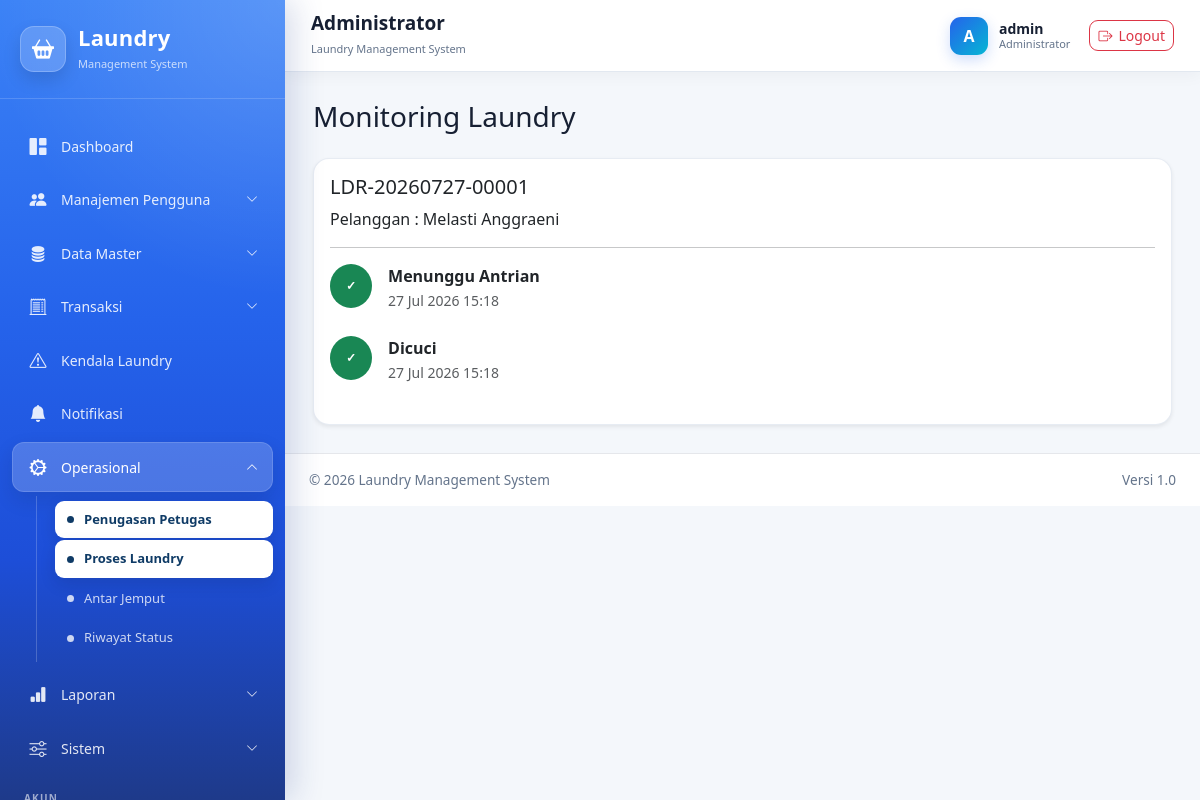
The page /administrator/monitoring/1/ (signed in) on the database its author committed.
### administrator/models.py (models this page shows, shortened)
class User(AbstractUser):
    class Role(models.TextChoices):
        ADMINISTRATOR = "administrator", "Administrator"
        KASIR = "kasir", "Kasir"
        PETUGAS_LAUNDRY = "petugaslaundry", "Petugas Laundry"
        PELANGGAN = "pelanggan", "Pelanggan"
    role = models.CharField(
        max_length=30,
        choices=Role.choices,
        default=Role.PELANGGAN,
        db_index=True,
        verbose_name="Hak akses",
    )
    nomor_hp = models.CharField(
        max_length=20,
        unique=True,
        verbose_name="Nomor HP",
    )
    alamat = models.TextField(
        blank=True,
        verbose_name="Alamat",
    )
    foto = models.ImageField(
        upload_to="pengguna/foto/",
        blank=True,
        null=True,
        verbose_name="Foto",
    )
    is_verified = models.BooleanField(
        default=True,
        db_index=True,
        verbose_name="Terverifikasi",
        help_text="Akun pelanggan langsung aktif setelah registrasi.",
    )
    verified_at = models.DateTimeField(
        blank=True,
        null=True,
        verbose_name="Waktu verifikasi",
    )
    verified_by = models.ForeignKey(
        "self",
        on_delete=models.SET_NULL,
        blank=True,
        null=True,
        related_name="pengguna_diverifikasi",
        verbose_name="Diverifikasi oleh",
    )
    email = models.EmailField(
        unique=True,
        verbose_name="Email",
    )
    class Meta:
        verbose_name = "Pengguna"
        verbose_name_plural = "Data Pengguna"
        ordering = ["username"]
    def verifikasi(self, administrator):
        """
        Memverifikasi akun pelanggan.
        """
        self.is_verified = True
        self.is_active = True
        self.verified_at = timezone.now()
        self.verified_by = administrator
        self.save(
            update_fields=[
                "is_verified",
                "is_active",
                "verified_at",
                "verified_by",
            ]
        )

class TimeStampedModel(models.Model):
    created_at = models.DateTimeField(
        auto_now_add=True,
        verbose_name="Dibuat pada",
    )
    updated_at = models.DateTimeField(
        auto_now=True,
        verbose_name="Diubah pada",
    )
    class Meta:
        abstract = True

class Pesanan(TimeStampedModel):
    class JenisPengantaran(models.TextChoices):
        DATANG_SENDIRI = "datang_sendiri", "Datang Sendiri"
        JEMPUT = "jemput", "Dijemput"
        ANTAR = "antar", "Diantar"
        ANTAR_JEMPUT = "antar_jemput", "Antar dan Jemput"
    class CaraBarangMasuk(models.TextChoices):
        DIANTAR_KE_OUTLET = (
            "diantar_ke_outlet",
            "Diantar ke Outlet",
        )
        DIJEMPUT = (
            "dijemput",
            "Dijemput ke Alamat Pelanggan",
        )
    class CaraBarangKeluar(models.TextChoices):
        DIAMBIL_SENDIRI = (
            "diambil_sendiri",
            "Diambil Sendiri di Outlet",
        )
        DIANTAR_KE_PELANGGAN = (
            "diantar_ke_pelanggan",
            "Diantar ke Alamat Pelanggan",
        )
    class StatusPesanan(models.TextChoices):
        MENUNGGU_BARANG_DIANTAR = (
            "menunggu_barang_diantar",
            "Menunggu Barang Diantar",
        )
        MENUNGGU_PENJEMPUTAN = (
            "menunggu_penjemputan",
            "Menunggu Penjemputan",
        )
        MENUNGGU_PEMERIKSAAN = (
            "menunggu_pemeriksaan",
            "Menunggu Pemeriksaan",
        )
        MENUNGGU_PETUGAS = (
            "menunggu_petugas",
            "Menunggu Petugas Tersedia",
        )
        MENUNGGU_ANTRIAN = (
            "menunggu_antrian",
            "Menunggu Antrian",
        )
        DICUCI = "dicuci", "Dicuci"
        DIKERINGKAN = "dikeringkan", "Dikeringkan"
        DISETRIKA = "disetrika", "Disetrika"
        DILIPAT = "dilipat", "Dilipat"
        DIKEMAS = "dikemas", "Dikemas"
        SIAP_DIAMBIL = "siap_diambil", "Siap Diambil"
        SIAP_DIANTAR = "siap_diantar", "Siap Diantar"
        DALAM_PENGANTARAN = (
            "dalam_pengantaran",
            "Dalam Pengantaran",
        )
        SELESAI = "selesai", "Selesai"
        DITOLAK = "ditolak", "Ditolak"
        DIBATALKAN = "dibatalkan", "Dibatalkan"
    class StatusPembayaran(models.TextChoices):
        BELUM_DIBAYAR = "belum_dibayar", "Belum Dibayar"
        MENUNGGU_VERIFIKASI = (
            "menunggu_verifikasi",
            "Menunggu Verifikasi",
        )
        DP = "dp", "Dibayar Sebagian"
        LUNAS = "lunas", "Lunas"
        GAGAL = "gagal", "Gagal"
        DIKEMBALIKAN = "dikembalikan", "Dikembalikan"
    kode_pesanan = models.CharField(
        max_length=30,
        unique=True,
        editable=False,
        db_index=True,
        verbose_name="Kode pesanan",
    )
    pelanggan = models.ForeignKey(
        settings.AUTH_USER_MODEL,
        on_delete=models.PROTECT,
        related_name="pesanan_pelanggan",
        limit_choices_to={"role": User.Role.PELANGGAN},
        verbose_name="Pelanggan",
    )
    kasir = models.ForeignKey(
        settings.AUTH_USER_MODEL,
        on_delete=models.SET_NULL,
        blank=True,
        null=True,
        related_name="pesanan_ditangani_kasir",
        limit_choices_to={"role": User.Role.KASIR},
        verbose_name="Kasir",
    )
    petugas_laundry = models.ForeignKey(
        settings.AUTH_USER_MODEL,
        on_delete=models.SET_NULL,
        blank=True,
        null=True,
        related_name="pesanan_dikerjakan",
        limit_choices_to={"role": User.Role.PETUGAS_LAUNDRY},
        verbose_name="Petugas laundry",
    )
    promo = models.ForeignKey(
        Promo,
        on_delete=models.SET_NULL,
        blank=True,
        null=True,
        related_name="pesanan",
        verbose_name="Promo",
    )
    metode_pembayaran = models.ForeignKey(
        MetodePembayaran,
        on_delete=models.PROTECT,
        related_name="pesanan",
        verbose_name="Metode pembayaran",
    )
    area_layanan = models.ForeignKey(
        AreaLayanan,
        on_delete=models.SET_NULL,
        blank=True,
        null=True,
        related_name="pesanan",
        verbose_name="Area antar-jemput",
    )
    jenis_pengantaran = models.CharField(
        max_length=30,
        choices=JenisPengantaran.choices,
        default=JenisPengantaran.DATANG_SENDIRI,
        verbose_name="Metode penerimaan",
    )
    cara_barang_masuk = models.CharField(
        max_length=30,
        choices=CaraBarangMasuk.choices,
        default=CaraBarangMasuk.DIANTAR_KE_OUTLET,
        db_index=True,
        verbose_name="Cara barang masuk",
    )
    cara_barang_keluar = models.CharField(
        max_length=30,
        choices=CaraBarangKeluar.choices,
        default=CaraBarangKeluar.DIAMBIL_SENDIRI,
        db_index=True,
        verbose_name="Cara barang dikembalikan",
    )
    alamat_penjemputan = models.TextField(
        blank=True,
        verbose_name="Alamat penjemputan",
    )
    alamat_pengantaran = models.TextField(
        blank=True,
        verbose_name="Alamat pengantaran",
    )
    tanggal_penjemputan = models.DateTimeField(
        blank=True,
        null=True,
        verbose_name="Tanggal penjemputan",
    )
    tanggal_pengambilan = models.DateTimeField(
        blank=True,
        null=True,
        verbose_name="Tanggal pengambilan",
    )
    estimasi_selesai = models.DateTimeField(
        blank=True,
        null=True,
        verbose_name="Estimasi selesai",
    )
    tanggal_selesai = models.DateTimeField(
        blank=True,
        null=True,
        verbose_name="Tanggal selesai",
    )
    catatan_pelanggan = models.TextField(
        blank=True,
        verbose_name="Catatan pelanggan",
    )
    catatan_kasir = models.TextField(
        blank=True,
        verbose_name="Catatan kasir",
    )
    alasan_penolakan = models.TextField(
        blank=True,
        verbose_name="Alasan penolakan",
    )
    status = models.CharField(
        max_length=30,
        choices=StatusPesanan.choices,
        default=StatusPesanan.MENUNGGU_BARANG_DIANTAR,
        db_index=True,
        verbose_name="Status pesanan",
    )
    status_pembayaran = models.CharField(
        max_length=30,
        choices=StatusPembayaran.choices,
        default=StatusPembayaran.BELUM_DIBAYAR,
        db_index=True,
        verbose_name="Status pembayaran",
    )
    subtotal = models.DecimalField(
        max_digits=12,
        decimal_places=2,
        default=Decimal("0.00"),
        validators=[MinValueValidator(Decimal("0.00"))],
        verbose_name="Subtotal",
    )
    diskon = models.DecimalField(
        max_digits=12,
        decimal_places=2,
        default=Decimal("0.00"),
        validators=[MinValueValidator(Decimal("0.00"))],
        verbose_name="Diskon",
    )
    biaya_antar_jemput = models.DecimalField(
        max_digits=12,
        decimal_places=2,
        default=Decimal("0.00"),
        validators=[MinValueValidator(Decimal("0.00"))],
        verbose_name="Biaya antar-jemput",
    )
    biaya_tambahan = models.DecimalField(
        max_digits=12,
        decimal_places=2,
        default=Decimal("0.00"),
        validators=[MinValueValidator(Decimal("0.00"))],
        verbose_name="Biaya tambahan",
    )
    total_biaya = models.DecimalField(
        max_digits=12,
        decimal_places=2,
        default=Decimal("0.00"),
        validators=[MinValueValidator(Decimal("0.00"))],
        verbose_name="Total biaya",
    )
    diterima_pelanggan = models.BooleanField(
        default=False,
        verbose_name="Sudah diterima pelanggan",
    )
    class Meta:
        verbose_name = "Pesanan"
        verbose_name_plural = "Data Pesanan"
        ordering = ["-created_at"]
        indexes = [
            models.Index(fields=["status", "created_at"]),
            models.Index(fields=["pelanggan", "status"]),
            models.Index(fields=["kasir", "status"]),
            models.Index(fields=["petugas_laundry", "status"]),
        ]

class RiwayatStatus(TimeStampedModel):
    pesanan = models.ForeignKey(
        Pesanan,
        on_delete=models.CASCADE,
        related_name="riwayat_status",
        verbose_name="Pesanan",
    )
    status_sebelumnya = models.CharField(
        max_length=30,
        choices=Pesanan.StatusPesanan.choices,
        blank=True,
        verbose_name="Status sebelumnya",
    )
    status_baru = models.CharField(
        max_length=30,
        choices=Pesanan.StatusPesanan.choices,
        verbose_name="Status baru",
    )
    diubah_oleh = models.ForeignKey(
        settings.AUTH_USER_MODEL,
        on_delete=models.SET_NULL,
        blank=True,
        null=True,
        related_name="perubahan_status_pesanan",
        verbose_name="Diubah oleh",
    )
    catatan = models.TextField(
        blank=True,
        verbose_name="Catatan",
    )
    class Meta:
        verbose_name = "Riwayat Status"
        verbose_name_plural = "Riwayat Status Pesanan"
        ordering = ["created_at"]

### administrator/views.py (the view)
@administrator_required
def monitoring_detail(request, pk):
    pesanan = get_object_or_404(
        Pesanan.objects.select_related(
            "pelanggan",
            "petugas_laundry",
        ),
        pk=pk,
    )
    riwayat = (
        RiwayatStatus.objects.filter(
            pesanan=pesanan,
        )
        .select_related("diubah_oleh")
        .order_by("created_at")
    )
    return render(
        request,
        "administrator/monitoring/detail.html",
        {
            "pesanan": pesanan,
            "riwayat": riwayat,
        },
    )

### pelanggan/context_processors.py (called while the page is built)
def notifikasi_pelanggan(request):
    jumlah_belum_dibaca = 0
    if request.user.is_authenticated:
        jumlah_belum_dibaca = Notifikasi.objects.filter(
            penerima=request.user,
            is_read=False,
        ).count()
    return {
    "jumlah_notifikasi_belum_dibaca": jumlah_belum_dibaca,
    "jumlah_notifikasi_pelanggan": jumlah_belum_dibaca,
}

### templates/administrator/monitoring/detail.html (shortened to what this page needs)
{% extends "base.html" %}
{% block content %}
<h3 class="mb-4">
    Monitoring Laundry
</h3>
<div class="card shadow-sm">
    <div class="card-body">
        <h5>{{ pesanan.kode_pesanan }}</h5>
        <p>
            Pelanggan :
            {{ pesanan.pelanggan.get_full_name|default:pesanan.pelanggan.username }}
        </p>
        <hr>
        {% for item in riwayat %}
            <div class="d-flex mb-4">
                <div class="me-3">
                    <span class="badge bg-success rounded-circle p-3">
                        ✓
                    </span>
                </div>
                <div>
                    <strong>
                        {{ item.get_status_baru_display }}
                    </strong>
                    <br>
                    <small class="text-muted">
                        {{ item.created_at|date:"d M Y H:i" }}
                    </small>
                </div>
            </div>
        {% empty %}
            <div class="alert alert-warning">
                Belum ada riwayat status.
            </div>
        {% endfor %}
    </div>
</div>
{% endblock %}

### templates/includes/navbar.html (shortened to what this page needs)
<nav class="top-navbar">
    <div class="navbar-left">
        <div>
            <h5 class="navbar-title">
                {% if request.user.role == "administrator" %}
                    Administrator
                {% elif request.user.role == "kasir" %}
                    Kasir
                {% elif request.user.role == "petugaslaundry" %}
                    Petugas Laundry
                {% elif request.user.role == "pelanggan" %}
                    Pelanggan
                {% else %}
                    Laundry Management System
                {% endif %}
            </h5>
            <small class="navbar-subtitle">
                Laundry Management System
            </small>
        </div>
    </div>
    <div class="navbar-user">
        <div class="user-avatar">
            {{ request.user.username|first|upper }}
        </div>
        <div class="user-info">
            <span class="user-name">
                {{ request.user.get_full_name|default:request.user.username }}
            </span>
            <small>
                {{ request.user.get_role_display }}
            </small>
        </div>
        <a
            href="{% url 'logout' %}"
            class="btn btn-outline-danger btn-sm logout-button"
            title="Logout"
        >
            <i class="bi bi-box-arrow-right"></i>
            <span>Logout</span>
        </a>
    </div>
</nav>

### static/css/style.css (style rules this page uses)
:root { --sidebar-width: 285px; --primary: #2563eb; --primary-dark: #1d4ed8; --primary-deep: #1e3a8a; --primary-soft: #dbeafe; --cyan: #06b6d4; --body-bg: #f4f7fb; --text-dark: #172033; --text-muted: #64748b; --white: #ffffff; --border: #e2e8f0; }
* { box-sizing: border-box; }
html, body { min-height: 100%; }
body { margin: 0; background: var(--body-bg); color: var(--text-dark); font-family: "Segoe UI", Tahoma, Geneva, Verdana, sans-serif; }
.top-navbar { position: sticky; top: 0; z-index: 1020; display: flex; align-items: center; justify-content: space-between; min-height: 72px; padding: 12px 26px; background: rgba(255, 255, 255, 0.94); border-bottom: 1px solid var(--border); box-shadow: 0 4px 15px rgba(15, 23, 42, 0.04); backdrop-filter: blur(12px); }
.navbar-title { margin: 0; color: var(--text-dark); font-size: 19px; font-weight: 700; }
.navbar-subtitle { color: var(--text-muted); font-size: 11px; }
.navbar-user { display: flex; align-items: center; gap: 11px; }
.user-avatar { display: grid; width: 38px; height: 38px; place-items: center; color: var(--white); background: linear-gradient(135deg, var(--primary), var(--cyan)); border-radius: 11px; font-weight: 700; box-shadow: 0 5px 14px rgba(37, 99, 235, 0.22); }
.user-info { display: flex; flex-direction: column; line-height: 1.2; }
.user-name { color: var(--text-dark); font-size: 14px; font-weight: 600; }
.user-info small { color: var(--text-muted); font-size: 11px; }
.logout-button { display: inline-flex; align-items: center; gap: 6px; margin-left: 8px; border-radius: 9px; }
.card { border: 1px solid rgba(226, 232, 240, 0.8); border-radius: 16px; box-shadow: 0 10px 28px rgba(15, 23, 42, 0.06); }
.btn { border-radius: 9px; }

### rows shown on the page
User: user.username|first "A", user.get_full_name "admin", user.role "Administrator"
Pesanan: kode_pesanan "LDR-20260727-00001", pelanggan.get_full_name "Melasti Anggraeni"
RiwayatStatus: status_baru "Menunggu Antrian", created_at "27 Jul 2026 15:18"
RiwayatStatus: status_baru "Dicuci", created_at "27 Jul 2026 15:18"
